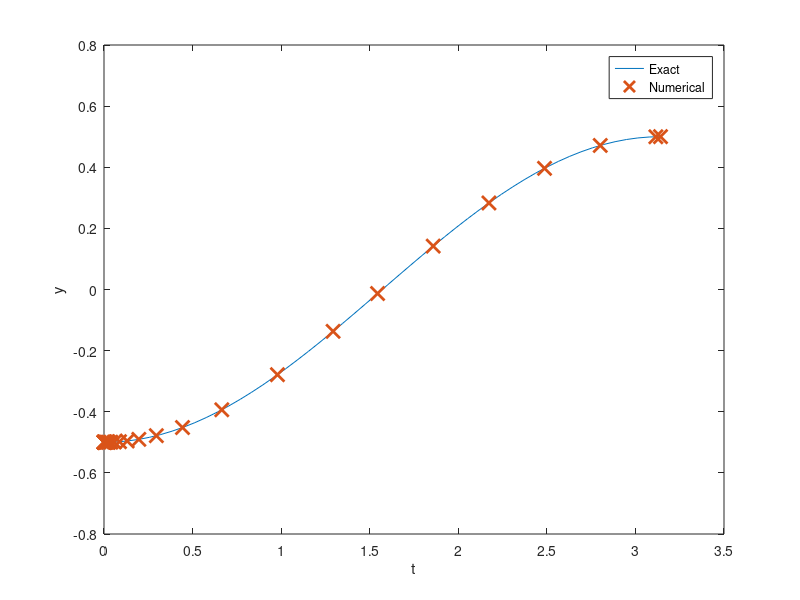

Write MATLAB code to recreate this figure. (Note: this script raises an error after producing the figure.)
%% Integrator Lab: Solving First Order ODEs in MATLAB and Picard Approximation
%
% This lab will teach you to numerically solve first order ODEs using a
% built in MATLAB integrator, |ode45|.  |ode45| is a good, general purpose
% tool for integrating first order equations (and first order systems).  It
% is not always the right algorithm, but it is usually the right algorithm
% to try first. This lab will also teach you how to manipulate symbolic
% functions in MATLAB.
%
% You will learn how to use the |ode45| routine, how to interpolate between
% points, and how MATLAB handles data structures.  You will also learn how
% to use MATLAB for exact symbolic calculations and write your own Picard
% approximation code.
% 
% Opening the m-file lab2.m in the MATLAB editor, step through each
% part using cell mode to see the results.  Compare the output with the
% PDF, which was generated from this m-file.
%
% There are eight exercises in this lab that are to be handed in at the
% end of the lab.  Write your solutions in the template, including
% appropriate descriptions in each step. Save the .m file and submit it 
% online using Blackboard.
%
% MAT292, Fall 2018, Stinchcombe & Parsch
% MAT292, Fall 2018, Stinchcombe & Khovanskii
% MAT292, Fall 2017, Stinchcombe & Sinnamon
% MAT292, Fall 2015, Sousa
% MAT292, Fall 2013, Sinnamon & Sousa
% MAT292, Fall 2011, Hart & Pym

%% Student Information
%
% Student Name: Armaan Lalani
%
% Student Number: 1005023225
%

%% Set up an inline function representation of an ODE and solve it
%
% MATLAB has many built in routines for solving differential equations of
% the form
%
% |y' = f(t,y)|
%
% We will solve them using |ode45|, a high precision integrator.  To do
% this, we will need to construct an inline function representation of |f|,
% an initial condition, and specify how far we want MATLAB to integrate the
% problem.  Once we have set these, we pass the information to |ode45| to
% get the solution.
%
% For a first example, we will solve the initial value problem
%
% |y' = y, y(0) = 1|
%
% which has as its answer |y = e^t|. 
%
%

% Set up the right hand side of the ODE as an inline function
f = @(t,y) y; 

% The initial conditions
t0 = 0;
y0 = 1;

% The time we will integrate until
t1 = 2;

soln = ode45(f, [t0, t1], y0);


%% Examining the output
%
% When we execute the |ode45|, it returns a data structure, stored in soln.
% We can see the pieces of the data structure with a display command:

disp(soln);

%% Understanding the components of the solution data structure
%
% The most important elements of the data structure are stored in the |x|
% and |y| components of the structure; these are vectors.  Vectors |x| and
% |y| contain the points at which the numerical approximation to the
% initial vlaue problem  has been computed.  In other words, |y(j)| is the
% approximate value of the solution at |x(j)|.
%
% *NOTE:* Even though we may be studying a problem like |u(t)| or |y(t)|,
% MATLAB will always use |x| for the independent variable and |y| for the
% dependent variable in the data structure.
%
% Pieces of the data structure can be accessed using a period, as in C/C++
% or Java.  See the examples below:

% Display the values of |t| at which |y(t)| is approximated
fprintf(' Vector of t values: ');
disp(soln.x);
% Display the the corresponding approximatations of |y(t)|
fprintf(' Vector of y values: ');
disp(soln.y);

% Display the approximation of the solution at the 3rd point:
fprintf(' Third element of the vector of t values: %g\n',soln.x(3));
fprintf(' Third element of the vector of y values: %g\n',soln.y(3));


%% Visualizing and comparing the solution
% We can now visualize the solution at the computed data points and compare
% with the exact solution.

% Construct the exact solution
tt = linspace(0,2,50);
yy = exp(tt);

% Plot both on the same figure, plotting the approximation with x's
plot(tt, yy, soln.x, soln.y, 'x', 'MarkerSize',10, 'LineWidth', 2);
% NOTE: the MarkerSize and LineWidth are larger than their defaults of 6
% and 1, respectively.  This makes the print out more readable.

% Add a label to the axis and a legend
xlabel('t');
legend('Exact', 'Numerical','Location','Best');

%% Exercise 1
%
% Objective: Solve an initial value problem and plot both the numerical
% approximation and the corresponding exact solution.
%
% Details: Solve the IVP
%
% |y' = y tan t + sin t, y(0) = -1/2|
%
% from |t = 0| to |t = pi|.
%
% Compute the exact solution (by hand), and plot both on the same figure
% for comparison, as above.
%
% Your submission should show the construction of the inline function, the
% use of ode45 to obtain the solution, a construction of the exact
% solution, and a plot showing both.  In the comments, include the exact
% solution.
%
% Label your axes and include a legend.

f = @(t,y) (y*tan(t) + sin(t)); 

t0 = 0;
y0 = -0.5;

t1 = pi;

soln = ode45(f, [t0, t1], y0);

tt = linspace(0,pi,50);
yy = -0.5 * cos(tt);

plot(tt, yy, soln.x, soln.y, 'x', 'MarkerSize',10, 'LineWidth', 2);

xlabel('t');
ylabel('y');
legend('Exact', 'Numerical','Location','Best');


%% Computing an approximation at a specific point
%
% As you should be able to see by examining |soln.x|, ode45 returns the
% solution at a number of points between |t0| and |t1|.  But sometimes we
% want to know the solution at some intermediate point.
%
% To obtain this value, we need to interpolate it in a consistent way.
% Fortunately, MATLAB provides a convenient function, |deval|, specifically
% for this.

% Compute the solution at t = .25:
deval(soln, .25)

% Compute the solution at t = 1.6753:
fprintf(' Solution at 1.6753: %g\n', deval(soln, 1.6753));

% Compute the solution at 10 grid points between .45 and 1.65:
tinterp = linspace(.45, 1.65, 10);
deval(soln, tinterp)

% Alternatively:
deval(soln, linspace(.45, 1.65, 10))


%% Exercise 2
% 
% Objective: Interpolate a solution at a number of grid points
%
% Details: For the solution you computed in exercise 1, use deval to
% compute the interpolated values at 10 grid points between 2 and 3.

f = @(t,y) y*tan(t) + sin(t);  

t0 = 0;                   
y0 = -1/2;

t1 = pi;                      

soln = ode45(f, [t0, t1], y0); 

deval(soln,linspace(2,3,10))

%% Errors, Step Sizes, and Tolerances
%
% As you may have noticed, in contrast to the IODE software, at no point do
% we set a step size for our solution.  Indeed, the step size is set
% adaptively to conform to a specified error tolerance.  
%
% Roughly speaking, given the solution at |(t_j, y_j)|, |ode45| computes two
% approximations of the solution at |t_{j+1} = t_j + h|; one is of greater
% accuracy than the other.  If the difference is below a specified
% tolerance, the step is accepted and we continue.  Otherwise the step is
% rejected and the smaller step size, |h|, is used; it is often halved.
%
% We can compute the global truncation error at each solution point, figure
% out the maximum error, and visualize this error (on a linear-log scale):

% Compute the exact solution
yexact = exp(soln.x);

% Compute the pointwise error; note the use of MATLAB's vectorization
err = abs(yexact - soln.y);

disp(err);

fprintf('maximum error: %g \n', max(err));

semilogy(soln.x, err, 'LineWidth', 2);
xlabel('t');
ylabel('error');


%% Exercise 3
%
% Objective: Examine the error of a solution generated by |ode45|
%
% Details: For your solution to exercise 1, compute the pointwise error,
% identify the maximum value of the error, and visualize the error on a 
% linear-log plot (use semilogy to plot the log of the error vs. t).  
% Write in the comments where the error is largest, and give a brief 
% (1-2 sentences) explanation of why it is largest there.  Make sure to 
% label your axes.

def = @(t,y) y*tan(t) + sin(t);   

t0 = 0;                         
y0 = -1/2;

t1 = pi;                        

soln = ode45(f, [t0, t1], y0); 

yexact = -0.5 * cos(soln.x);

err = abs(yexact - soln.y);

fprintf('maximum error: %g \n', max(err));

semilogy(soln.x, err, 'LineWidth', 2);
xlabel('t');
ylabel('error');

% The largest error occurs at t = pi/2. This occurs because this is where
% the derivative is at its maximum. Therefore, the gap between x values
% close to this region is harder to narrow due to the greater magnitude in
% slope.
%% Exercise 4
%
% Objective: Solve and visualize a nonlinear ode using ode45
%
% Details: Solve the IVP
%
% |y' = 1 / y^2 , y(1) = 1|
%
% from |t=1| to |t=10| using |ode45|.  Find the exact solution and compute
% the maximum pointwise error.  Then plot the approximate solution and the
% exact solution on the same axes.
%
% Your solution should show the definition of the inline function,
% the computation of its solution in this interval, the computation of the
% exact solution at the computed grid points, the computation of the
% maximum error, and a plot of the exact and approximate solutions.
%Your axes should be appropriately labeled and include a legend.

f = @(t,y) (1 / (y^2)); 

t0 = 1;
y0 = 1;

t1 = 10;

soln = ode45(f, [t0, t1], y0);

tt = linspace(1,10,100);
yy = (3.*tt - 2) .^ (1./3);

plot(tt, yy, soln.x, soln.y, 'x', 'MarkerSize',10, 'LineWidth', 2);

xlabel('t');
ylabel('y');
legend('Exact', 'Numerical','Location','Best');


yexact = (3.*soln.x - 2) .^ (1./3);
err = abs(yexact - soln.y);
fprintf('maximum error: %g \n', max(err));
%% Exercise 5
%
% Objective: Solve and visualize an ODE that cannot be solved by hand with
% |ode45|.
%
% Details: Solve the IVP
%
% |y' =  1 - t y / 2, y(0) = -1|
%
% from |t=0| to |t=10|.  
%
% Your solution should show you defining the inline function, computing
% the solution in this interval, and plotting it.
%
% Your axes should be appropriately labeled

f = @(t,y) (1 - (t*y)/2); 

t0 = 0;
y0 = -1;

t1 = 10;

soln = ode45(f, [t0, t1], y0);

plot(soln.x, soln.y, 'LineWidth', 2);

xlabel('t');
ylabel('y');


%% Exercise 6 - When things go wrong
%
% Objective: Solve an ode and explain the warning message
%
% Details: Solve the IVP:
%
% |y' = y^3 - t^2, y(0) = 1|
%
% from |t=0| to |t=1|.  
%
% Your solution should show you defining the inline function, and computing
% the solution in this interval.
% 
% If you try to plot the solution, you should find that the solution does
% not make it all the way to t = 1.
%
% In the comments explain why MATLAB generates the warning message that you
% may see, or fails to integrate all the way to t=1.  HINT: Try plotting
% the direction field for this with IODE.

f = @(t,y) y^3 - t^2 

t0 = 0;
y0 = 1;

t1 = 1;

soln = ode45(f, [t0, t1], y0);

plot(soln.x, soln.y, 'LineWidth', 2);

xlabel('t');
ylabel('y');

% Error message
% Warning: Failure at t=5.066046e-01.  Unable to meet integration tolerances
%without reducing the step size below the smallest value allowed
%(1.776357e-15) at time t.

% This error message occurs because the solution as shown on the graph
% approaches a vertical asymptote, meaning the step size needs to be
% reduced constantly. The smalles limit allowed by MATLAB is eventually
% reached which produces the error above.


%% Using symbolic variables to define functions
% We can define symbolic variables to let MATLAB know that these variables
% will be used for exact computations

% Start by defining the variables as symbolic
syms t s x y

% Define a function by simply writing its expression

f = cos(t)
g = sin(t)
h = exp(2*x)

% We can manipulate these functions

simplify(f^2+g^2)
diff(h)

% We can plot a function defined symbolically using the command |ezplot|.
% Learn about the command |ezplot|:

help ezplot

% Plot the function |f(t)| and |h(x)|

ezplot(f)
ezplot(h)

%%
% If we try to evaluate the function |f(0)|, we get an error message. 
%
% The symbolic variables are not meant to be used to evaluate functions,
% but to manipulate functions, compute derivatives, etc.
% To evaluate a function using symbolic variables is a little cumbersome:

% We need to substitute the variable by a value:

subs(f,t,pi)

%%
% This expression means: In the expression |f|, substitute the variable |t|
% by the number |pi|.

% If we use a value where the cosine does not have a "nice" expression, we
% need to approximate the result:

subs(f,t,2)

% We need to use the command |eval|

eval(subs(f,t,2))


%% Exercise 7
% Objective: Define a function using symbolic variables and manipulate it.
%
% Details: Define the function |f(x) = sin(x)cos(x)|
%
% Use MATLAB commands to obtain a simpler form of this function, compute
% value of this function for |x=pi/4| and |x=1|, and plot its graph.

syms t s x y

f = sin(x) * cos(x)

simplify(f)

ezplot(f)

eval(subs(f,x,pi/4))
eval(subs(f,x,1))

%% Obtaining Picard approximations 
%
% Consider an initial value problem
%
% |y' = 1 + y|
% |y(0) = 0|
%
% First we need to define the variables we will be using

syms t s y;

% We then need to define the function f

f = 1+y; % we define it without the @(t,y) because it is a symbolic function

% We set up our initial approximation phi_0 = 0:

phi=[sym(0)];   % we will keep a list with all the approximations

% Set up a loop to get successive approximations using Picard iterations

N=5;

for i = 1:N
    func=subs(f,y,phi(i));    % prepare function to integrate: y -> previous phi
    func=subs(func,t,s);      % variable of integration is s, so we need to change
                              % t -> s
    
    newphi = int(func, s, 0 ,t);   % integrate to find next approximation
    
    phi=cat(2,phi,[newphi]);       % update the list of approximations by adding new phi
end

% Show the last approximation

phi(N+1)

% Plot the approximation just found

picard=ezplot(phi(N+1),[0,5]);
set(picard,'Color','green');         % set the color of the graph to green

% In this case, the exact solution is
%
% |y=e^t-1|
%
% Compare the approximation and the exact solutions

hold on;
exact=ezplot(exp(t)-1,[0,5]);

xlabel('t');
ylabel('y');
title('Picard Approximations');
legend('Picard Approximation', 'Exact Solution','Location','NorthWest');


%% Exercise 8
%
%  Objective: Solve your own Picard Approximation and compare it to the
%  exact solution.
%
%  Details: Consider the IVP
%     | y' = 1+y^2|
%     | y(0) = 1 |
%
% Find the Picard approximation phi_5. 
% For better efficiency, do not keep all the previous approximations.
%
% Compute the exact solution (by hand), and plot both on the same figure
% for comparison, as above.
%
% Label your axes and include a legend.
%
% HINT. The initial condition has 1 instead of 0, so the Picard
% method needs to be adapted.
clf


syms t s y;

%define the function f
f = 1+y^2; 

%initial approximation phi_0 = 0:
phi=[sym(1)]; 

%Set up a loop to get successive approximations using Picard iterations
N=5;

for i = 1:N
    func=subs(f,y,phi(i));    % prepare function to integrate: y -> previous phi
    func=subs(func,t,s);      % variable of integration is s, so we need to change
                              % t -> s
    newphi=1+int(func, s, 0,t);   % integrate to find next approximation
    phi=cat(2,phi,[newphi]);       % update the list of approximations by adding new phi
end

%Show the last approximation
phi(N+1);

%Plot the approximation
picard=ezplot(phi(N+1),[0,5]);  

%Compare the approximation and the exact solutions
hold on;
exact=ezplot(tan(t+pi/4),[0,5]); 

%graph
xlabel('t');
ylabel('y');
title('Picard Approximations');
legend('Picard Approximation', 'Exact Solution','Location','best');


